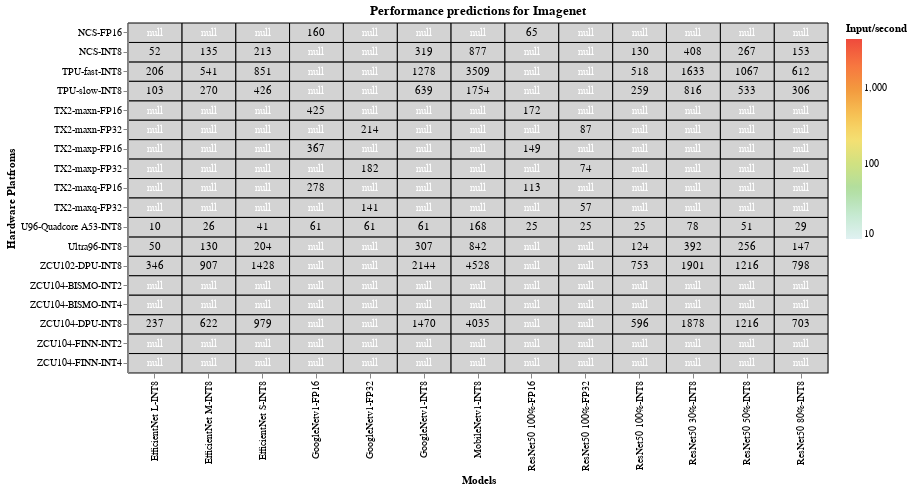

This figure's notebook cell:
### Markdown cell above
# Performance Predictions for Imagenet

### Code cell
#hide_input
%run scripts/heatmaps.py  #run the heatmaps script
#load cifar10 dataset and plot it
heatmap(pd.read_csv("data/processed_csv/performance_prediction_imagenet.csv"), 'lightgrey','Performance predictions for Imagenet')

### Figure 1 — Vega-Lite specification as saved in the notebook (floating-point values rounded to 4 significant figures; data arrays with more than 128 entries replaced by an {"elided": "..."} marker saying what was removed)
{"config": {"view": {"continuousWidth": 400, "continuousHeight": 300}}, "layer": [{"mark": {"type": "rect", "invalid": null, "stroke": "black", "strokeWidth": 1}, "encoding": {"color": {"type": "quantitative", "condition": {"value": "lightgrey", "selection": "selector001"}, "field": "values", "scale": {"scheme": "lightmulti", "type": "log"}, "title": "Input/second"}, "tooltip": [{"type": "quantitative", "field": "values", "title": "Input/sec"}, {"type": "nominal", "field": "x", "title": "Model"}, {"type": "nominal", "field": "y", "title": "Hardware Platform"}], "x": {"type": "ordinal", "field": "x", "title": "Models"}, "y": {"type": "ordinal", "field": "y", "title": "Hardware Platfroms"}}, "height": 350, "selection": {"selector001": {"type": "single", "on": "mouseover", "nearest": true}}, "title": "Performance predictions for Imagenet", "width": 700}, {"mark": {"type": "text", "color": "white"}, "encoding": {"color": {"condition": {"value": "black", "test": "(datum.values > 1)"}, "value": "white"}, "text": {"type": "quantitative", "field": "values", "format": ".0f"}, "tooltip": [{"type": "quantitative", "field": "values", "format": ".0f", "title": "Input/sec"}, {"type": "nominal", "field": "x", "title": "Model"}, {"type": "nominal", "field": "y", "title": "Hardware Platform"}], "x": {"type": "ordinal", "field": "x", "title": "Models"}, "y": {"type": "ordinal", "field": "y", "title": "Hardware Platfroms"}}}], "data": {"name": "data-b1932dbefd6e224f13b62aadcf91077f"}, "$schema": "https://vega.github.io/schema/vega-lite/v4.0.2.json", "datasets": {"data-b1932dbefd6e224f13b62aadcf91077f": {"elided": "234 records"}}}
